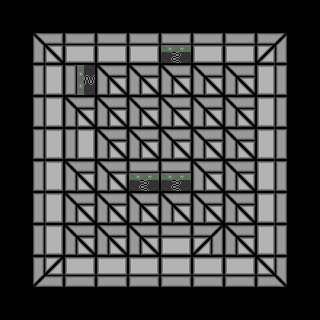

Tiled map render using the project's own tile images. Description and the whole map definition, tile-layer contents included, below:
An orthogonal 10x10 tile map with 32x32 px tiles, 2 tile layers (Tile Layer 1, Tile Layer 2) and 5 objects.

<map version="1.2" tiledversion="1.2.5" orientation="orthogonal" renderorder="right-down" width="10" height="10" tilewidth="32" tileheight="32" infinite="0" nextlayerid="4" nextobjectid="6">
 <tileset firstgid="1" source="../tilesets/walls.tsx" />
 <layer id="1" name="Tile Layer 1" width="10" height="10">
  <data encoding="csv">
0,0,0,0,0,0,0,0,0,0,
0,0,0,0,0,0,0,0,0,0,
0,0,1,1,1,1,1,1,0,0,
0,0,1,1,1,1,1,1,0,0,
0,0,1,1,1,1,1,1,0,0,
0,0,1,1,1,1,1,1,0,0,
0,0,1,1,1,1,1,1,0,0,
0,0,1,1,1,1,1,1,0,0,
0,0,0,0,0,0,0,0,0,0,
0,0,0,0,0,0,0,0,0,0
</data>
 </layer>
 <layer id="2" name="Tile Layer 2" width="10" height="10">
  <data encoding="csv">
0,0,0,0,0,0,0,0,0,0,
0,1,3,3,3,2,3,3,4,0,
0,5,9,0,0,0,0,7,12,0,
0,5,1,0,0,0,0,7,12,0,
0,5,5,0,0,0,0,0,12,0,
0,5,1,0,2,2,0,0,12,0,
0,5,1,0,0,0,0,0,12,0,
0,5,1,0,0,3,4,1,12,0,
0,13,14,14,14,14,14,14,16,0,
0,0,0,0,0,0,0,0,0,0
</data>
 </layer>
 <objectgroup id="3" name="colision">
  <object id="1" x="256" y="32" width="32" height="256" />
  <object id="2" x="32" y="32" width="32" height="256" />
  <object id="3" x="64" y="256" width="192" height="32" />
  <object id="4" x="64" y="32" width="96" height="32" />
  <object id="5" x="192" y="32" width="64" height="32" />
 </objectgroup>
</map>